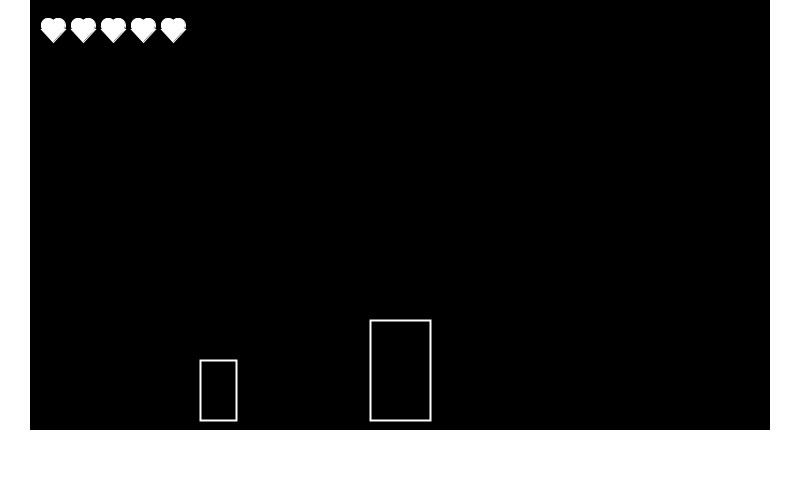
Frame 1 (no input)
Frame 60 (the mouse pressed at the canvas centre just before this capture): identical to frame 1, image omitted
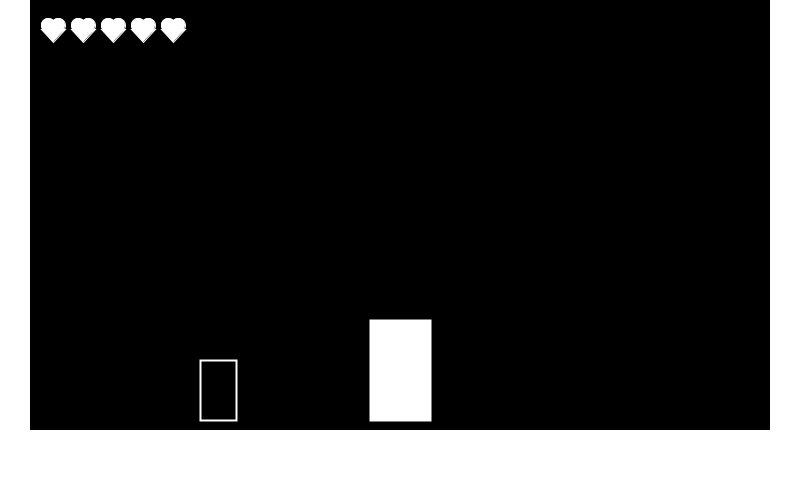
Frame 120 (the mouse held since frame 60 and released just before this capture)

The Processing sketch that drew these frames (run headless with seeded random() and noise(); from frame 60 on, the mouse is pressed at the canvas centre):

// Processing sketch: pastoral_wolverine
// ── pastoral_wolverine.pde
float floory = 420;

//boss variables
float bossx   = 370;
float bossy   = floory;
float bossw   = 60;
float bossh   = 100;
float bossvy  = 0;
boolean bossonground = true;


//player variables
float playerx = 200;
float playery = floory;
float playerw = 36;
float playerh = 60;
float playervy = 0;
boolean playeronground = true;
int playerhp = 5;
int hittimer = 0;
boolean ready = false;
int readycount = 0;

//attack variables
int attacktimer = 0;
int attackstate = 0;
float lungespeed = 0;
float jumpspeed = 14;

//keyboard booleans
boolean leftkey = false;
boolean rightkey = false;
boolean jumpkey = false;

void setup() {
  size(800, 500);
}

void draw() {
  background(0);


  fill(255);
  noStroke();
  rect(0, 0, 30, height);

  rect(width - 30, 0, 30, height);

  rect(0, floory + 10, width, height);

  moveBoss();
  movePlayer();
  damage();
  boss();
  player();
  hearts();
}

void moveBoss() {
  //gravity
  bossvy = bossvy + 0.6;
  bossy = bossy + bossvy;


  if (bossy >= floory) {
    bossy = floory;
    bossvy = 0;
    bossonground = true;
  }

  //telegraph
  if (attackstate == 0) {
    attacktimer = attacktimer + 1;

    if (attacktimer >= 120) {
      attacktimer = 0;
      attackstate = 1;

      if (playerx > bossx) {
        lungespeed = 14;
      }
      if (playerx <= bossx) {
        lungespeed = -14;
      }
    }
    
  }

  //idle
  if (attackstate == 1) {
    attacktimer = attacktimer + 1;

    if (attacktimer >= 50) {
      attacktimer = 0;
      attackstate = 3;
    }
  }

  //lunging
  if (attackstate == 2) {
    bossx = bossx + lungespeed;

    if (bossx < 30) {
      bossx = 30;
      attackstate = 0;
    }
    if (bossx + bossw > width - 30) {
      bossx = width - 30 - bossw;
      attackstate = 0;
    }
  }
  
  //jumping
  if (attackstate == 3) {
    if (attacktimer <= 100) {
      bossy = bossy - jumpspeed;
      bossy = 250;
      attacktimer = attacktimer +1; 
    }
    if (playerx >= bossx && attacktimer >= 100  && attacktimer < 1000) {    
      bossy = 250;
      bossx = bossx + 5;
      if (attacktimer > 1000) {
        bossy = bossy + jumpspeed;
      }
    } else if (playerx <= bossx && attacktimer >= 100 && attacktimer < 1000) {
      bossy = 250;
      bossx = bossx - 5;
      if (attacktimer > 1000) {
      bossy = bossy + jumpspeed;
      }
    }
  }

  if (bossx < 30) {
    bossx = 30;
  }

  if (bossx + bossw > width - 30) {
    bossx = width - 30 - bossw;
  }
}

void movePlayer() {

  if (leftkey) {
    playerx = playerx - 4;
  }

  if (rightkey) {
    playerx = playerx + 4;
  }


  if (jumpkey && playeronground) {
    playervy = -13;
    playeronground = false;
  }


  playervy = playervy + 0.6;
  playery  = playery + playervy;


  if (playery >= floory) {
    playery = floory;
    playervy = 0;
    playeronground = true;
  }


  if (playerx < 30) {
    playerx = 30;
  }


  if (playerx + playerw > width - 30) {
    playerx = width - 30 - playerw;
  }
}

void damage() {
  //center of boss and player
  float bosscx   = bossx + bossw / 2;
  float bosscy   = bossy - bossh / 2;
  float playercx = playerx + playerw / 2;
  float playercy = playery - playerh / 2;

  if (hittimer > 0) {
    hittimer = hittimer - 1;
  }

  //damage when close + i frame
  if (dist(bosscx, bosscy, playercx, playercy) < (bossw + playerw) / 2 && hittimer == 0) {
    playerhp = playerhp - 1;
    hittimer = 60;
  }
}

void boss() {
  //flash
  if (attackstate == 1 && frameCount % 8 < 4) {
    fill(255);
    noStroke();
    rect(bossx, bossy - bossh, bossw, bossh);
  }

  //hitbox
  stroke(255);
  strokeWeight(2);
  noFill();
  rect(bossx, bossy - bossh, bossw, bossh);
}

void player() {
  //i frames
  if (hittimer > 0 && hittimer % 6 < 3) {
    hittimer = 0;
  }

  //hitbox
  stroke(255);
  strokeWeight(2);
  noFill();
  rect(playerx, playery - playerh, playerw, playerh);
}

void hearts() {

  if (playerhp >= 1) {
    fill(255);
  } else {
    noFill();
  }
  stroke(255);
  strokeWeight(1);
  ellipse(48, 25, 14, 14);
  ellipse(58, 25, 14, 14);
  triangle(41, 29, 65, 29, 53, 42);

  if (playerhp >= 2) {
    fill(255);
  } else {
    noFill();
  }
  ellipse(78, 25, 14, 14);
  ellipse(88, 25, 14, 14);
  triangle(71, 29, 95, 29, 83, 42);

  if (playerhp >= 3) {
    fill(255);
  } else {
    noFill();
  }
  ellipse(108, 25, 14, 14);
  ellipse(118, 25, 14, 14);
  triangle(101, 29, 125, 29, 113, 42);

  if (playerhp >= 4) {
    fill(255);
  } else {
    noFill();
  }
  ellipse(138, 25, 14, 14);
  ellipse(148, 25, 14, 14);
  triangle(131, 29, 155, 29, 143, 42);

  if (playerhp >= 5) {
    fill(255);
  } else {
    noFill();
  }
  ellipse(168, 25, 14, 14);
  ellipse(178, 25, 14, 14);
  triangle(161, 29, 185, 29, 173, 42);
}

// ── keyboard.pde
void keyPressed() {
  if (key == 'a' || key == 'A') {
    leftkey = true;
  }
  if (key == 'd' || key == 'D') {
    rightkey = true;
  }
  if (key == 'w' || key == 'W') {
    jumpkey = true;
  }
}

void keyReleased() {
  if (key == 'a' || key == 'A') {
    leftkey = false;
  }
  if (key == 'd' || key == 'D') {
    rightkey = false;
  }
  if (key == 'w' || key == 'W') {
    jumpkey = false;
  }
}
